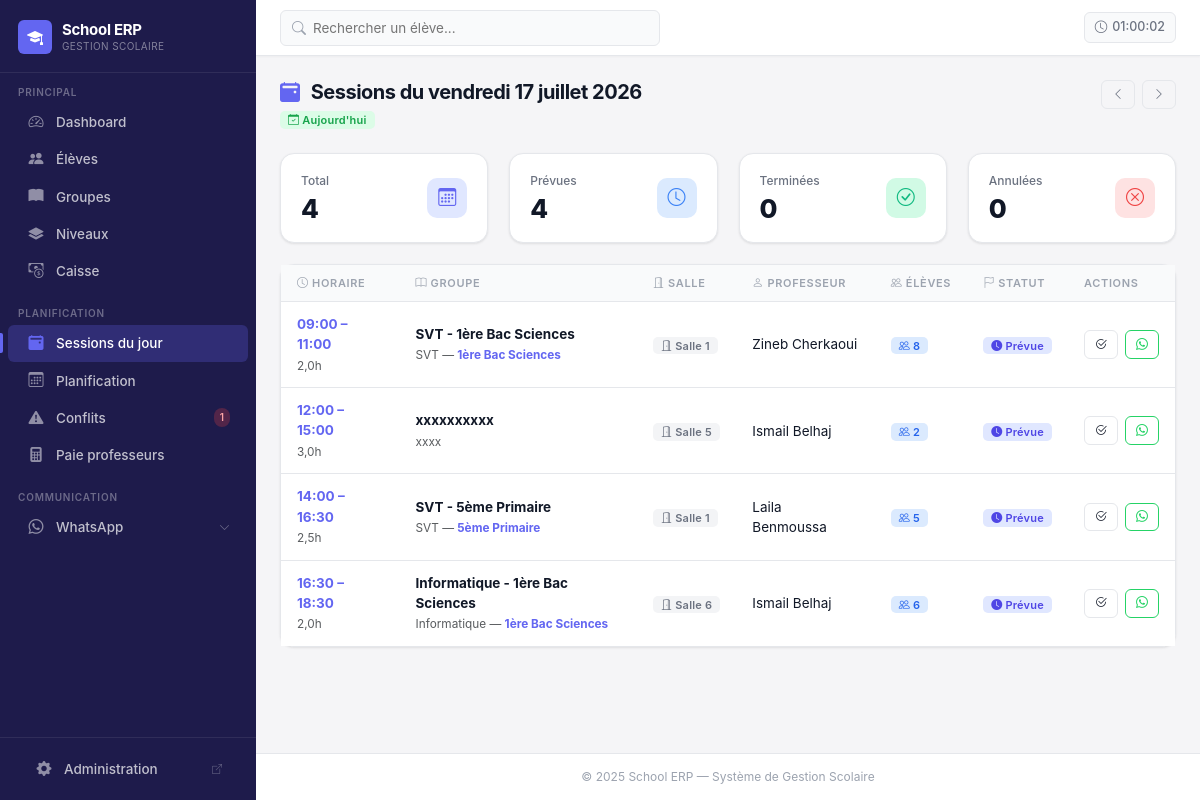
The app's page /sessions/today/ (signed in) with its own data.
### core/models.py (models this page shows, shortened)
class Session(models.Model):
    STATUS_CHOICES = [
        ('PLANNED', 'Prévu'),
        ('DONE', 'Terminé'),
        ('CANCELLED', 'Annulé'),
    ]
    group = models.ForeignKey(CourseGroup, on_delete=models.CASCADE, related_name='sessions')
    schedule = models.ForeignKey(CourseGroupSchedule, on_delete=models.SET_NULL, null=True, blank=True, related_name='sessions')
    date = models.DateField()
    start_time = models.TimeField()
    end_time = models.TimeField()
    room = models.ForeignKey(
        Room,
        on_delete=models.PROTECT,
        related_name='sessions',
        verbose_name='Salle'
    )
    substitute_teacher = models.ForeignKey(
        Teacher,
        on_delete=models.SET_NULL,
        null=True,
        blank=True,
        related_name='substitute_sessions',
        verbose_name="Enseignant remplaçant"
    )
    status = models.CharField(max_length=10, choices=STATUS_CHOICES, default='PLANNED')
    notes = models.TextField(blank=True)
    is_manually_edited = models.BooleanField(default=False, verbose_name="Modifié manuellement")
    created_at = models.DateTimeField(auto_now_add=True)
    class Meta:
        verbose_name = 'Session'
        verbose_name_plural = 'Sessions'
        ordering = ['-date', 'start_time']
        indexes = [
            models.Index(fields=['date']),
        ]
    def duration_hours(self):
        from datetime import datetime
        start = datetime.combine(datetime.today(), self.start_time)
        end = datetime.combine(datetime.today(), self.end_time)
        return (end - start).total_seconds() / 3600

class CourseGroup(models.Model):
    DAYS_CHOICES = [
        ('MON', 'Lundi'),
        ('TUE', 'Mardi'),
        ('WED', 'Mercredi'),
        ('THU', 'Jeudi'),
        ('FRI', 'Vendredi'),
        ('SAT', 'Samedi'),
        ('SUN', 'Dimanche'),
    ]
    name = models.CharField(max_length=100, verbose_name="Nom du groupe")
    subject = models.CharField(max_length=100, verbose_name="Matière")
    level = models.ForeignKey(
        Level,
        on_delete=models.SET_NULL,
        related_name='course_groups',
        verbose_name="Niveau",
        null=True,
        blank=True
    )
    monthly_price = models.DecimalField(
        max_digits=8,
        decimal_places=2,
        validators=[MinValueValidator(Decimal('0.01'))],
        verbose_name="Prix mensuel (DH)"
    )
    teacher = models.ForeignKey(
        Teacher,
        on_delete=models.PROTECT,
        related_name='course_groups',
        verbose_name="Professeur"
    )
    is_active = models.BooleanField(default=True, verbose_name="Actif")
    created_at = models.DateTimeField(auto_now_add=True)
    class Meta:
        verbose_name = "Groupe de cours"
        verbose_name_plural = "Groupes de cours"
        ordering = ['name']

class Level(models.Model):
    name = models.CharField(max_length=100, unique=True, verbose_name="Nom du niveau")
    order = models.PositiveIntegerField(default=0, verbose_name="Ordre d'affichage")
    class Meta:
        verbose_name = "Niveau"
        verbose_name_plural = "Niveaux"
        ordering = ['order', 'name']

class Room(models.Model):
    name = models.CharField(max_length=50, unique=True, verbose_name="Nom de la salle")
    capacity = models.PositiveIntegerField(
        validators=[MinValueValidator(1)],
        verbose_name="Capacité"
    )
    is_active = models.BooleanField(default=True, verbose_name="Active")
    class Meta:
        verbose_name = "Salle"
        verbose_name_plural = "Salles"
        ordering = ['name']

class Teacher(models.Model):
    PAYMENT_METHOD_CHOICES = [
        ('HOURLY', 'Taux horaire'),
        ('PERCENTAGE', 'Part des gains (pourcentage des gains de la classe)'),
        ('SESSION', 'Tarif par session'),
    ]
    name = models.CharField(max_length=100, verbose_name="Nom complet")
    phone = models.CharField(max_length=20, verbose_name="Téléphone")
    email = models.EmailField(blank=True, verbose_name="Email")
    hourly_rate = models.DecimalField(
        max_digits=8,
        decimal_places=2,
        validators=[MinValueValidator(Decimal('0.01'))],
        verbose_name="Tarif horaire (DH)",
        default=Decimal('100.00'),
        blank=True,
        null=True
    )
    payment_method = models.CharField(
        max_length=20,
        choices=PAYMENT_METHOD_CHOICES,
        default='PERCENTAGE',
        verbose_name="Mode de paiement"
    )
    payment_percentage = models.DecimalField(
        max_digits=5,
        decimal_places=2,
        default=Decimal('50.00'),
        validators=[MinValueValidator(Decimal('0.00'))],
        verbose_name="Part des gains (%)",
        blank=True,
        null=True
    )
    session_rate = models.DecimalField(
        max_digits=8,
        decimal_places=2,
        default=Decimal('100.00'),
        validators=[MinValueValidator(Decimal('0.01'))],
        verbose_name="Tarif par session (DH)",
        blank=True,
        null=True
    )
    is_active = models.BooleanField(default=True, verbose_name="Actif")
    created_at = models.DateTimeField(auto_now_add=True)
    class Meta:
        verbose_name = "Professeur"
        verbose_name_plural = "Professeurs"
        ordering = ['name']

### core/views.py (the view)
# urls.py: path('sessions/today/', views.sessions_today, name='sessions_today'),
def sessions_today(request):
    date_param = request.GET.get('date')
    if date_param:
        try:
            from datetime import datetime
            view_date = datetime.strptime(date_param, '%Y-%m-%d').date()
        except (ValueError, TypeError):
            view_date = timezone.now().date()
    else:
        view_date = timezone.now().date()
    today = timezone.now().date()
    prev_day = view_date - timedelta(days=1)
    next_day = view_date + timedelta(days=1)
    sessions_qs = Session.objects.filter(
        date=view_date
    ).select_related(
        'group',
        'group__teacher',
        'room'
    ).prefetch_related(
        'group__students'
    ).order_by('start_time')
    session_filter = SessionFilter(request.GET, queryset=sessions_qs)
    sessions = session_filter.qs
    stats = {
        'total': sessions.count(),
        'planned': sessions.filter(status='PLANNED').count(),
        'done': sessions.filter(status='DONE').count(),
        'cancelled': sessions.filter(status='CANCELLED').count(),
    }
    filters_active = any([
        request.GET.get('date_after'),
        request.GET.get('date_before'),
        request.GET.get('room'),
        request.GET.get('teacher'),
        request.GET.get('status'),
        request.GET.get('group_name'),
    ])
    qs_dict = request.GET.copy()
    qs_dict.pop('date', None)  # Remove date to add it dynamically
    querystring = qs_dict.urlencode()
    context = {
        'sessions': sessions,
        'view_date': view_date,
        'today': today,
        'prev_day': prev_day,
        'next_day': next_day,
        'is_today': view_date == today,
        'filter': session_filter,
        'stats': stats,
        'filters_active': filters_active,
        'querystring': querystring,
    }
    return render(request, 'core/sessions_today.html', context)

### templates/core/sessions_today.html (shortened to what this page needs)
{% extends 'core/base.html' %}
{% block content %}
<div class="page-header d-flex align-items-start justify-content-between">
  <div>
    <h1 class="page-title">
      <i class="bi bi-calendar2-event-fill me-2" style="color:var(--primary);"></i>
      Sessions du {{ view_date|date:"l d F Y" }}
    </h1>
    <div class="mt-1">
      {% if is_today %}
        <span class="badge badge-success"><i class="bi bi-calendar-check"></i> Aujourd'hui</span>
      {% elif view_date > today %}
        <span class="badge badge-info"><i class="bi bi-calendar-plus"></i> À venir</span>
      {% else %}
        <span class="badge badge-secondary"><i class="bi bi-calendar-x"></i> Passé</span>
      {% endif %}
    </div>
  </div>
  <div class="d-flex gap-2">
    <a href="?{% if querystring %}{{ querystring }}&{% endif %}date={{ prev_day|date:'Y-m-d' }}"
       class="btn btn-outline-secondary btn-sm">
      <i class="bi bi-chevron-left"></i>
    </a>
    <a href="?{% if querystring %}{{ querystring }}&{% endif %}date={{ next_day|date:'Y-m-d' }}"
       class="btn btn-outline-secondary btn-sm">
      <i class="bi bi-chevron-right"></i>
    </a>
  </div>
</div>
<div class="row g-4 mb-4">
  <div class="col-sm-6 col-xl-3">
    <div class="stat-card">
      <div class="d-flex align-items-center justify-content-between">
        <div>
          <div class="stat-card-label">Total</div>
          <div class="stat-card-value">{{ stats.total }}</div>
        </div>
        <div class="stat-card-icon" style="background:var(--primary-light);">
          <i class="bi bi-calendar3" style="color:var(--primary);"></i>
        </div>
      </div>
    </div>
  </div>
  <div class="col-sm-6 col-xl-3">
    <div class="stat-card">
      <div class="d-flex align-items-center justify-content-between">
        <div>
          <div class="stat-card-label">Prévues</div>
          <div class="stat-card-value">{{ stats.planned }}</div>
        </div>
        <div class="stat-card-icon" style="background:#dbeafe;">
          <i class="bi bi-clock" style="color:#3b82f6;"></i>
        </div>
      </div>
    </div>
  </div>
  <div class="col-sm-6 col-xl-3">
    <div class="stat-card">
      <div class="d-flex align-items-center justify-content-between">
        <div>
          <div class="stat-card-label">Terminées</div>
          <div class="stat-card-value">{{ stats.done }}</div>
        </div>
        <div class="stat-card-icon" style="background:#d1fae5;">
          <i class="bi bi-check-circle" style="color:#10b981;"></i>
        </div>
      </div>
    </div>
  </div>
  <div class="col-sm-6 col-xl-3">
    <div class="stat-card">
      <div class="d-flex align-items-center justify-content-between">
        <div>
          <div class="stat-card-label">Annulées</div>
          <div class="stat-card-value">{{ stats.cancelled }}</div>
        </div>
        <div class="stat-card-icon" style="background:#fee2e2;">
          <i class="bi bi-x-circle" style="color:#ef4444;"></i>
        </div>
      </div>
    </div>
  </div>
</div>
<div class="card">
  {% if sessions %}
    <div class="table-responsive">
      <table class="table table-hover mb-0">
        <thead>
          <tr>
            <th><i class="bi bi-clock"></i> Horaire</th>
            <th><i class="bi bi-book"></i> Groupe</th>
            <th><i class="bi bi-door-open"></i> Salle</th>
            <th><i class="bi bi-person"></i> Professeur</th>
            <th><i class="bi bi-people"></i> Élèves</th>
            <th><i class="bi bi-flag"></i> Statut</th>
            <th>Actions</th>
          </tr>
        </thead>
        <tbody>
          {% for session in sessions %}
            <tr>
              <td>
                <strong style="color:var(--primary);">
                  {{ session.start_time|time:"H:i" }} – {{ session.end_time|time:"H:i" }}
                </strong><br>
                <small class="text-muted">{{ session.duration_hours|floatformat:1 }}h</small>
              </td>
              <td>
                <strong>
                  <a href="{% url 'core:group_detail' session.group.id %}" class="text-decoration-none" style="color:inherit;">
                    {{ session.group.name }}
                  </a>
                </strong><br>
                <small class="text-muted">
                  {{ session.group.subject }}
                  {% if session.group.level %}
                    — <a href="{% url 'core:level_detail' session.group.level.id %}" class="text-decoration-none fw-bold" style="color:var(--primary);">{{ session.group.level.name }}</a>
                  {% endif %}
                </small>
              </td>
              <td>
                <span class="badge badge-secondary">
                  <i class="bi bi-door-open"></i> {{ session.room.name }}
                </span>
              </td>
              <td>{{ session.group.teacher.name }}</td>
              <td>
                <span class="badge badge-info">
                  <i class="bi bi-people"></i> {{ session.group.students.count }}
                </span>
              </td>
              <td>
                {% if session.status == 'DONE' %}
                  <span class="badge badge-success"><i class="bi bi-check-circle-fill"></i> Terminée</span>
                {% elif session.status == 'CANCELLED' %}
                  <span class="badge badge-danger"><i class="bi bi-x-circle-fill"></i> Annulée</span>
                {% else %}
                  <span class="badge badge-primary"><i class="bi bi-clock-fill"></i> Prévue</span>
                {% endif %}
              </td>
              <td>
                <div class="d-flex gap-2">
                  <a href="{% url 'core:session_attendance' session.id %}"
                     class="btn btn-sm btn-outline-primary" title="Présences">
                    <i class="bi bi-check2-circle"></i>
                  </a>
                  <a href="{% url 'core:whatsapp_session_reminder' session.id %}"
                     class="btn btn-sm btn-outline-secondary" title="Rappel WhatsApp" style="color:#25d366;border-color:#25d366;">
                    <i class="bi bi-whatsapp"></i>
                  </a>
                </div>
              </td>
            </tr>
          {% endfor %}
        </tbody>
      </table>
    </div>
  {% endif %}
</div>
{% endblock %}

### records on screen
Session: start_time "09:00", end_time "11:00", duration_hours "2,0", group.name "SVT - 1ère Bac Sciences", group.subject "SVT", group.level.name "1ère Bac Sciences", room.name "Salle 1", group.teacher.name "Zineb Cherkaoui", group.students.count "8", status "Prévue"
Session: start_time "12:00", end_time "15:00", duration_hours "3,0", group.name "xxxxxxxxxx", group.subject "xxxx", room.name "Salle 5", group.teacher.name "Ismail Belhaj", group.students.count "2", status "Prévue"
Session: start_time "14:00", end_time "16:30", duration_hours "2,5", group.name "SVT - 5ème Primaire", group.subject "SVT", group.level.name "5ème Primaire", room.name "Salle 1", group.teacher.name "Laila Benmoussa", group.students.count "5", status "Prévue"
Session: start_time "16:30", end_time "18:30", duration_hours "2,0", group.name "Informatique - 1ère Bac Sciences", group.subject "Informatique", group.level.name "1ère Bac Sciences", room.name "Salle 6", group.teacher.name "Ismail Belhaj", group.students.count "6", status "Prévue"

### other values on screen
{{ conflict_count }} "1"
{{ stats.total }} "4"
{{ stats.planned }} "4"
{{ stats.done }} "0"
{{ stats.cancelled }} "0"
